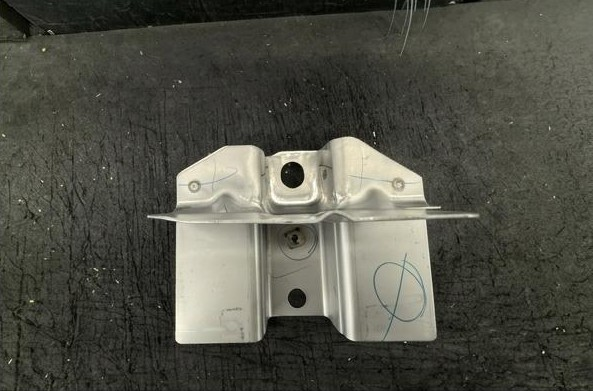
#> input picture ng_images/8983864641/image_1.jpg, 593 x 391 px; its folder holds 3 pictures in this run
$ python check_stages.py
#> lines starting #> are read from the running program, lines starting #| are printed output that depends on the picture
### inspector/pipeline.py
"""The shared preprocessing path.

Design rule #1: registration and inspection must run an *identical* path --
same segmentation, same alignment, same crop, same resize, same masking. That
is enforced structurally here: this is the only implementation, and both
`register.py` and `inspect.py` call it. There is deliberately no second copy.
"""
from __future__ import annotations

import logging
import time
from dataclasses import dataclass, field
from pathlib import Path

import cv2
import numpy as np

from . import align as align_mod
from . import cancel, inkmask, segment
from .config import PipelineConfig

log = logging.getLogger(__name__)

# iPhones shoot HEIC by default, so parts photographed on a phone arrive in a
# format OpenCV's prebuilt wheels carry no codec for. pillow-heif teaches Pillow
# to open them; `load_image` then falls back to Pillow whenever cv2 declines.
# Optional on purpose: an environment without it keeps working for JPEG/PNG.
try:
    import pillow_heif

    pillow_heif.register_heif_opener()
#> (this line was passed over: pillow_heif is not available in this run)
    HEIF_OK = True
except ImportError:  # noqa: BLE001 - HEIC support is a nice-to-have
    HEIF_OK = False

# Every extension the pipeline can actually decode. Folder scans filter on this
# rather than each keeping its own copy, so adding a format stays a one-line
# change here instead of five edits that drift apart.
IMAGE_SUFFIXES = {".jpg", ".jpeg", ".png", ".bmp"}
if HEIF_OK:
    IMAGE_SUFFIXES |= {".heic", ".heif"}


@dataclass
class PreprocessResult:
    """Everything the later stages need, plus every intermediate for display."""

    source: str = ""
    image: np.ndarray | None = None          # original BGR
    part_mask: np.ndarray | None = None      # original frame
    ink_mask: np.ndarray | None = None       # original frame
    aligned_image: np.ndarray | None = None  # canonical canvas
    aligned_part_mask: np.ndarray | None = None
    aligned_ink_mask: np.ndarray | None = None
    aligned_valid_mask: np.ndarray | None = None
    transform: np.ndarray | None = None
    ok: bool = True
    reject_reason: str = ""
    # Operator-facing wording in Thai. The station is staffed by Thai-speaking
    # operators, and a retake instruction is only useful if the person holding
    # the camera can act on it.
    reject_reason_th: str = ""
    info: dict = field(default_factory=dict)

    @property
    def valid_mask(self) -> np.ndarray:
        return self.aligned_valid_mask


def load_image(path: str | Path) -> np.ndarray:
    """Read an image, honouring EXIF orientation.

    Phone photos routinely carry a rotation flag; ignoring it feeds the
    pipeline a sideways part and alignment then has to undo a 90-degree error
    it was never designed for.

    `cv2.IMREAD_COLOR` already applies the EXIF orientation -- all eight
    values, mirrors included. Rotating again on top of it is what this
    function used to do, and it turned tagged phone photos sideways or upside
    down. Do not add a second orientation step here.
    """
    path = str(path)
    data = np.fromfile(path, dtype=np.uint8)  # unicode-safe on Windows
    img = cv2.imdecode(data, cv2.IMREAD_COLOR)
#> img is the input picture: shape (391, 593, 3); mean B, G, R 71.4, 81.6, 81.3
    if img is None:
        # HEIC and anything else this OpenCV build has no codec for.
        return _load_via_pillow(path)
    return img


# [21 lines left out: function _load_via_pillow, not called in this run]


def preprocess(
    image: np.ndarray,
    cfg: PipelineConfig,
    ref_stats: dict | None = None,
    ref_mask: np.ndarray | None = None,
    ref_image: np.ndarray | None = None,
    source: str = "",
) -> PreprocessResult:
    """Segment -> ink-mask -> align. The one true path.

    `ref_stats` is None only for the very first golden image, which *defines*
    the canonical frame. Every other call -- golden or test -- reuses the
    saved reference and therefore lands in exactly the same frame.
    """
    # Every photo a fit or a threshold measurement handles passes here first,
    # so this is where a cancel takes effect -- within about one photo.
    cancel.check()
    res = PreprocessResult(source=source, image=image)
    # Seconds per stage, so a slow inspection says where it went instead of
    # only how long it took in total.
    timing = res.info.setdefault("timing", {})
    t = time.perf_counter()

    # [5 lines left out: function lap, not called in this run]

    part = segment.segment_part(image, cfg.segment)
    lap("segment")
    res.part_mask = part
    if part.max() == 0:
        res.ok = False
        res.reject_reason = "no part found in frame"
        res.reject_reason_th = "ไม่พบชิ้นงานในภาพ"
        return res

    res.info.update(segment.mask_stats(part))
    lap("mask stats")
    if segment.touches_border(part, cfg.segment.border_margin_px):
        # Not scored as an anomaly: a clipped part is an invalid photo, and
        # calling it a defect would be the wrong message to the operator.
        res.ok = False
        res.reject_reason = "part is cut off by the frame edge - retake the photo"
        res.reject_reason_th = "จัดชิ้นส่วนให้อยู่ในพื้นที่"

    ink = inkmask.blue_ink_mask(image, cfg.ink)
    res.ink_mask = ink
    res.info["ink_fraction"] = inkmask.ink_fraction(part, ink)
    lap("ink mask")

    if not cfg.align.enabled:
        # Alignment-off comparison mode: pad the original into a fixed canvas
        # so downstream shapes still match, but do not pose-normalise.
        canvas = (ref_stats or {}).get("canvas_size")
        if canvas is None:
            long_side = cfg.align.canvas_long_side or 1024
            h, w = image.shape[:2]
            s = long_side / max(h, w)
            canvas = [int(round(w * s)), int(round(h * s))]
        cw, ch = canvas
        res.aligned_image = cv2.resize(image, (cw, ch), interpolation=cv2.INTER_LINEAR)
        res.aligned_part_mask = cv2.resize(part, (cw, ch), interpolation=cv2.INTER_NEAREST)
        res.aligned_ink_mask = cv2.resize(ink, (cw, ch), interpolation=cv2.INTER_NEAREST)
        res.aligned_valid_mask = inkmask.valid_mask(res.aligned_part_mask,
                                                    res.aligned_ink_mask)
        res.transform = None
        res.info["aligned"] = False
        return res

    seed_angle = None
    if ref_stats is None:
        ref_stats = align_mod.reference_stats(part, cfg.align)
        res.info["defined_reference"] = True
        seed_angle = ref_stats["angle"]
    canvas = ref_stats["canvas_size"]

    M, sim_info = align_mod.similarity_to_canonical(part, ref_stats, ref_mask,
                                                    angle=seed_angle)
    res.info.update(sim_info)
    lap("rotation search")

    aligned_img = align_mod.warp_image(image, M, canvas)
    aligned_part = align_mod.warp_image(part, M, canvas, nearest=True)
    lap("warp")

    # Homography refinement needs something to refine against.
    if ref_image is not None and ref_mask is not None and cfg.align.refine_homography:
        H, ecc_info = align_mod.refine_homography(
            aligned_img, ref_image, aligned_part, ref_mask, cfg.align
        )
        res.info.update(ecc_info)
        lap("fine align (ECC)")
        if ecc_info.get("ecc_ok"):
            M_full = align_mod.compose(M, H)
            aligned_img = align_mod.warp_image(image, M_full, canvas)
            aligned_part = align_mod.warp_image(part, M_full, canvas, nearest=True)
            M = M_full

    aligned_ink = align_mod.warp_image(ink, M, canvas, nearest=True)
    lap("warp")

    res.aligned_image = aligned_img
    res.aligned_part_mask = aligned_part
    res.aligned_ink_mask = aligned_ink
    res.aligned_valid_mask = inkmask.valid_mask(aligned_part, aligned_ink)
    res.transform = M
    res.info["aligned"] = True
    res.info["ref_stats"] = ref_stats

    if ref_mask is not None:
        res.info.update(align_mod.alignment_quality(aligned_part, ref_mask))
        lap("pose check")
        iou = res.info.get("iou", 1.0)
        if iou < cfg.align.min_iou:
            # A different pose, not a defect: scoring it would compare the
            # wrong view patch by patch and fail a good part.
            res.info["pose_rejected"] = True
            if res.ok:
                res.ok = False
                res.reject_reason = (
                    f"part is not lying as on the inspection sheet (outline "
                    f"overlap {iou:.2f}, needs {cfg.align.min_iou:.2f}) - lay "
                    f"it flat as shown and retake")
                res.reject_reason_th = "วางชิ้นงานตามรูป"
    return res


def preprocess_path(path, cfg, **kw) -> PreprocessResult:
    return preprocess(load_image(path), cfg, source=str(path), **kw)


def build_reference(images: list[np.ndarray], cfg: PipelineConfig,
                    sources: list[str] | None = None, refine_passes: int = 1):
    """Establish the canonical frame, then align every golden image into it.

    The first image only *seeds* the frame. Anchoring permanently to one
    arbitrary photo makes the whole SKU inherit that shot's segmentation
    quirks and pose error. So after the first pass the reference is rebuilt as
    the consensus of the aligned set -- median mask, mean image -- and
    everything is re-aligned against that. The consensus is a better target
    than any individual photo, and it is what gets saved with the model.

    Returns (ref_stats, ref_image, ref_mask, [PreprocessResult, ...]).
    """
    sources = sources or [f"image_{i}" for i in range(len(images))]
    if not images:
        raise ValueError("no reference images supplied")

    seed = preprocess(images[0], cfg, source=sources[0])
    if seed.part_mask is None or seed.part_mask.max() == 0:
        raise ValueError(f"could not segment the first reference image ({sources[0]})")

    ref_stats = seed.info.get("ref_stats") or align_mod.reference_stats(
        seed.part_mask, cfg.align
    )
    ref_image = seed.aligned_image
    ref_mask = seed.aligned_part_mask

    results: list[PreprocessResult] = []
    for _ in range(max(refine_passes, 0) + 1):
        results = [
            preprocess(img, cfg, ref_stats=ref_stats, ref_mask=ref_mask,
                       ref_image=ref_image, source=src)
            for img, src in zip(images, sources)
        ]
        # A photo in a different pose would be averaged in as a ghost -- the
        # double outline 898213-8740's reference showed -- so it is left out.
        aligned = [r for r in results if r.aligned_part_mask is not None
                   and not r.info.get("pose_rejected")]
        if len(aligned) < 2:
            break
        # Median silhouette: a pixel belongs to the consensus part if at least
        # half the aligned golden images agree it does.
        stack = np.stack([(r.aligned_part_mask > 0) for r in aligned])
        ref_mask = (stack.mean(0) >= 0.5).astype(np.uint8) * 255
        ref_image = np.mean(
            [r.aligned_image.astype(np.float32) for r in aligned], axis=0
        ).astype(np.uint8)

    return ref_stats, ref_image, ref_mask, results

### inspector/cancel.py
"""Cooperative cancellation for the long steps: fit and threshold measuring.

Stopping a request in the browser does not stop the Python behind it -- the
worker thread runs on to the end and saves as if nothing happened. So a cancel
only raises a flag, and the long loops call `check()` at points where
stopping is safe: before each photo is processed, and before anything is
written. A cancelled fit therefore never reaches `save_registration`.

A cancel counts only while a step wrapped in `cancellable()` is running, so a
stray click while idle cannot abort the next inspection, which passes the
same checkpoints. One flag for the process: the demo is a single-operator
tool, and a cancel means "stop what is running now".
"""
from __future__ import annotations

import threading
from contextlib import contextmanager

_active = threading.Event()
_requested = threading.Event()


class Cancelled(Exception):
    """Raised at the next checkpoint after `request()`."""


# [18 lines left out: functions cancellable, request, not called in this run]


def check() -> None:
    if _requested.is_set():
        raise Cancelled("cancelled by the operator")

### experiments/check_stages.py
"""Stage 1-3 sanity dump: segmentation, ink masking, alignment.

Writes a contact sheet per SKU plus an aligned-overlay image, so the masks and
the aligned stack can be inspected visually before any scoring is trusted.

    python -m experiments.check_stages --sku 8983864641 --segmenter classical
"""
from __future__ import annotations

import argparse
import sys
from pathlib import Path

import cv2
import numpy as np

sys.path.insert(0, str(Path(__file__).resolve().parent.parent))

from inspector import viz
from inspector.config import GOLDEN_DIR, OUTPUT_DIR, TEST_DIR, PipelineConfig
from inspector.pipeline import build_reference, load_image, preprocess


def gather(folder: Path) -> list[Path]:
    exts = {".jpg", ".jpeg", ".png", ".bmp"}
    return sorted(p for p in folder.iterdir()
                  if p.suffix.lower() in exts and not p.name.startswith("IS_"))


def main() -> int:
    ap = argparse.ArgumentParser()
    ap.add_argument("--sku", default="8983864641")
    ap.add_argument("--segmenter", default="classical",
                    choices=["classical", "birefnet", "auto"])
    ap.add_argument("--no-ecc", action="store_true")
    ap.add_argument("--out", default=None)
    args = ap.parse_args()

    cfg = PipelineConfig()
    cfg.segment.method = args.segmenter
    cfg.align.refine_homography = not args.no_ecc

    golden_dir = GOLDEN_DIR / args.sku
    files = gather(golden_dir)
    if not files:
        print(f"no golden images in {golden_dir}")
        return 1
    print(f"SKU {args.sku}: {len(files)} golden images, segmenter={args.segmenter}")

    images = [load_image(p) for p in files]
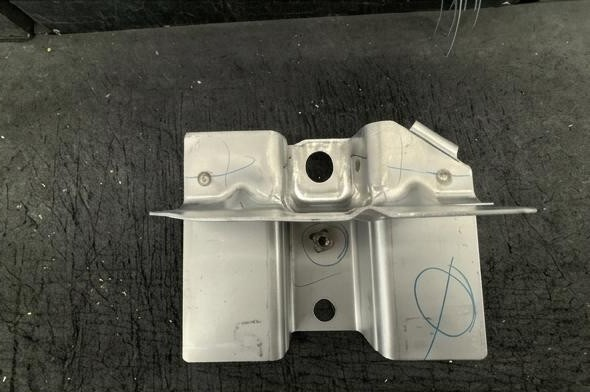
#> input picture ng_images/8983864641/image_2.jpg, 590 x 392 px
#> in load_image, img is the input picture: shape (392, 590, 3); mean B, G, R 77.8, 87.9, 88
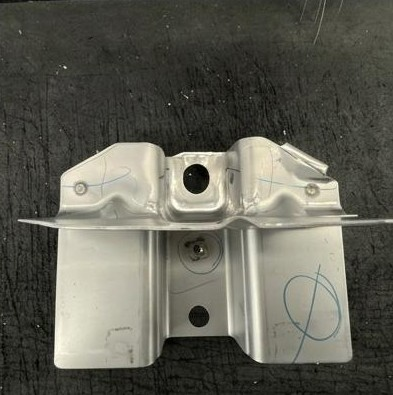
#> input picture ng_images/8983864641/image_4.jpg, 393 x 395 px
#> in load_image, img is the input picture: shape (395, 393, 3); mean B, G, R 85.9, 96.3, 96.8
#> images = 3 items
    ref_stats, ref_img, ref_mask, results = build_reference(
        images, cfg, [p.name for p in files]
    )
#> in build_reference, `sources = sources or [f"image_{i}" for i in range(len(images))]`: sources = ['image_1.jpg', 'image_2.jpg', 'image_4.jpg']
#> in preprocess, `timing = res.info.setdefault("timing", {})`: timing = 0 items
    print(f"canonical canvas: {ref_stats['canvas_size']}  "
          f"ref area {ref_stats['area']:.0f} px  "
          f"elongation {ref_stats['elongation']:.2f}")

    out_dir = Path(args.out) if args.out else OUTPUT_DIR / "stage_check" / args.sku
    out_dir.mkdir(parents=True, exist_ok=True)

    print("\n--- golden set ---")
    print(f"{'image':<18}{'area':>9}{'ink%':>7}{'IoU':>7}{'drift':>8}{'ecc':>6}  notes")
    ious, drifts = [], []
    for r in results:
        iou = r.info.get("iou")
        drift = r.info.get("centroid_drift_px")
        if iou is not None:
            ious.append(iou)
            drifts.append(drift)
        print(f"{Path(r.source).name:<18}"
              f"{r.info.get('area', 0):>9.0f}"
              f"{100 * r.info.get('ink_fraction', 0):>7.2f}"
              f"{iou if iou is not None else float('nan'):>7.3f}"
              f"{drift if drift is not None else float('nan'):>8.2f}"
              f"{str(r.info.get('ecc_ok', '-')):>6}  "
              f"{'' if r.ok else r.reject_reason}")

    if ious:
        print(f"\nmean IoU {np.mean(ious):.4f}   min {np.min(ious):.4f}")
        print(f"mean centroid drift {np.mean(drifts):.2f} px   "
              f"max {np.max(drifts):.2f} px")
        ok = np.mean(ious) > 0.95 and np.max(drifts) < 5
        print(f"Experiment-1 criterion (IoU>0.95, drift<5px): "
              f"{'PASS' if ok else 'FAIL'}")

    # Per-image stage strips.
    for r in results:
        sheet = viz.stage_sheet(r, Path(r.source).stem)
        cv2.imwrite(str(out_dir / f"stages_{Path(r.source).stem}.png"), sheet)

    # Aligned stack: how tightly do the silhouettes agree?
    stack = np.zeros(ref_mask.shape, np.float32)
    for r in results:
        if r.aligned_part_mask is not None:
            stack += (r.aligned_part_mask > 0).astype(np.float32)
    stack /= max(len(results), 1)
    heat = cv2.applyColorMap((stack * 255).astype(np.uint8), cv2.COLORMAP_VIRIDIS)
    cv2.imwrite(str(out_dir / "aligned_overlay.png"),
                viz.label(heat, "aligned mask agreement (yellow = all agree)"))

    mean_img = np.mean([r.aligned_image.astype(np.float32) for r in results
                        if r.aligned_image is not None], axis=0)
    cv2.imwrite(str(out_dir / "aligned_mean.png"), mean_img.astype(np.uint8))
    cv2.imwrite(str(out_dir / "aligned_grid.png"),
                viz.grid([(r.aligned_image, Path(r.source).stem) for r in results],
                         cols=4))

    # Test images through the identical path.
    test_dir = TEST_DIR / args.sku
    if test_dir.exists():
        tfiles = gather(test_dir)
        if tfiles:
            print(f"\n--- test set ({len(tfiles)}) ---")
            tres = []
            for p in tfiles:
                r = preprocess(load_image(p), cfg, ref_stats=ref_stats,
                               ref_mask=ref_mask, ref_image=ref_img, source=p.name)
                tres.append(r)
                print(f"{p.name:<16}"
                      f"IoU {r.info.get('iou', float('nan')):>6.3f}  "
                      f"drift {r.info.get('centroid_drift_px', float('nan')):>6.2f}  "
                      f"ink {100 * r.info.get('ink_fraction', 0):>5.2f}%  "
                      f"{'OK' if r.ok else 'REJECT: ' + r.reject_reason}")
                cv2.imwrite(str(out_dir / f"test_stages_{p.stem}.png"),
                            viz.stage_sheet(r, p.stem))
            cv2.imwrite(str(out_dir / "test_aligned_grid.png"),
                        viz.grid([(r.aligned_image, Path(r.source).stem)
                                  for r in tres], cols=4))

    print(f"\nwrote visualisations to {out_dir}")
    return 0


if __name__ == "__main__":
#> (the run stopped early here; a loop or call above may not have finished)
